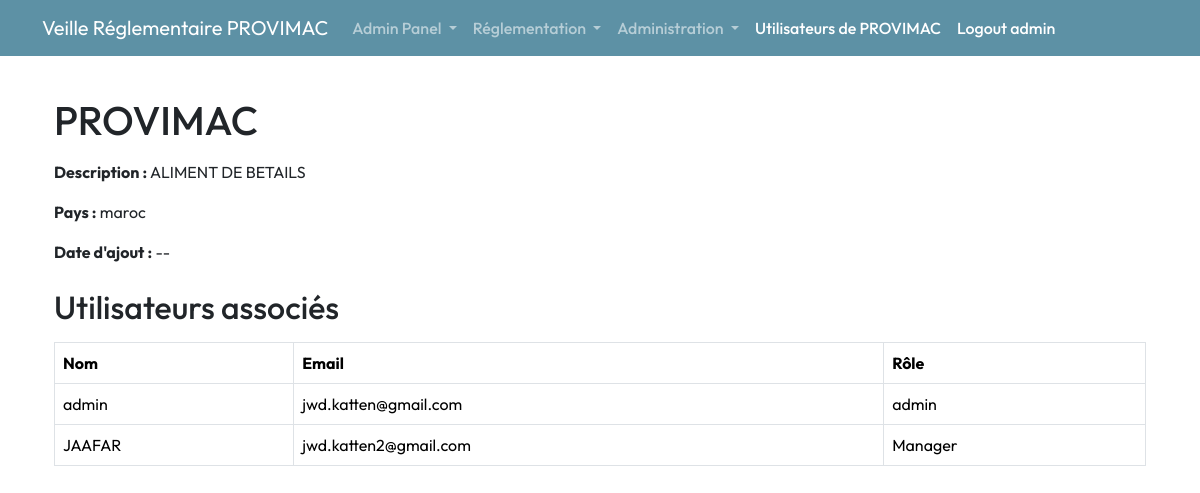
Before: /entreprise/1 (signed in) with the older database file.
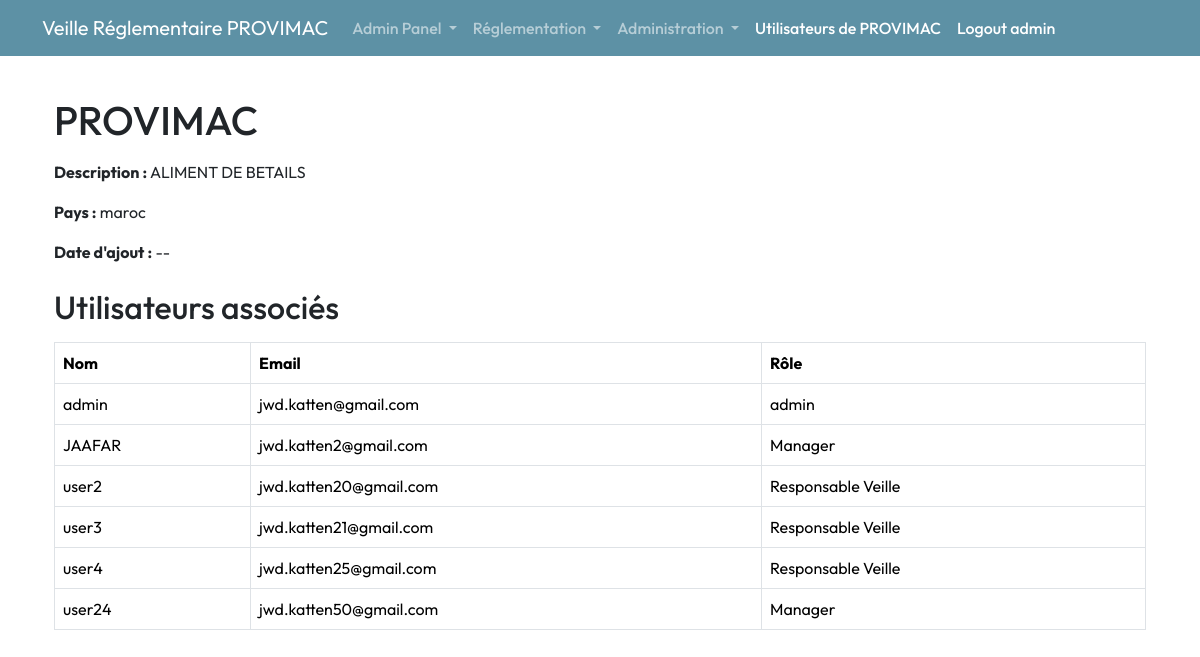
After: the same page with the newer database file.
### app/models.py (models this page shows, shortened)
class User(db.Model, UserMixin):
    __tablename__ = 'utilisateur'
    id = db.Column(db.Integer, primary_key=True)
    name = db.Column(db.String(50), nullable=False, unique=True)
    email = db.Column(db.String(120), unique=True, nullable=False)
    role = db.Column(db.Enum(RoleUtilisateur), nullable=False)
    password_hash = db.Column(db.String(128), nullable=False)
    entreprise_id = db.Column(db.Integer, db.ForeignKey('entreprise.id'), nullable=True)

### app/routes/reglement.py (the view)
@bp.route('/entreprise/<int:entreprise_id>', methods=['GET'])
@login_required
def afficher_entreprise(entreprise_id):
    entreprise = Entreprise.query.filter_by(id=entreprise_id).first_or_404()
    utilisateurs = User.query.filter_by(entreprise_id=entreprise.id).all()
    return render_template(
        'entreprise/afficher_entreprise.html',
        entreprise=entreprise,
        utilisateurs=utilisateurs
    )

### app/templates/entreprise/afficher_entreprise.html
{% extends "layout.html" %}
{% block content %}
<div class="container mt-4">
    <h1 class="mb-3">{{ entreprise.nom }}</h1>
    <p><strong>Description :</strong> {{ entreprise.description }}</p>
    <p><strong>Pays :</strong> {{ entreprise.pays }}</p>
    <p><strong>Date d'ajout :</strong>
        {{ entreprise.date_creation.strftime('%d/%m/%Y') if entreprise.date_creation else '--' }}
    </p>
    <h2 class="mt-4">Utilisateurs associés</h2>
    {% if utilisateurs %}
        <table class="table table-bordered mt-3">
            <thead>
                <tr>
                    <th>Nom</th>
                    <th>Email</th>
                    <th>Rôle</th>
                </tr>
            </thead>
            <tbody>
                {% for user in utilisateurs %}
                    <tr>
                        <td>{{ user.name }}</td>
                        <td>{{ user.email }}</td>
                        <td>{{ user.role.value}}</td>
                    </tr>
                {% endfor %}
            </tbody>
        </table>
    {% else %}
        <p>Aucun utilisateur n'est associé à cette entreprise.</p>
    {% endif %}
</div>
{% endblock %}

### app/templates/layout.html (shortened to what this page needs)
<!DOCTYPE html>
<html lang="en">
  <head>
    <link
      href="https://cdn.jsdelivr.net/npm/bootstrap@5.3.3/dist/css/bootstrap.min.css"
      rel="stylesheet"
 />
    <link rel="stylesheet"
      href="https://cdnjs.cloudflare.com/ajax/libs/font-awesome/6.0.0-beta3/css/all.min.css">
    <link rel="stylesheet"
      href="{{ url_for('static', filename='main.css') }}" />
    <link rel="stylesheet"
      href="https://cdnjs.cloudflare.com/ajax/libs/font-awesome/6.0.0-beta3/css/all.min.css">
  </head>
  <body>
    {% if current_user.is_authenticated %}
    <header class="site-header sticky-top">
      <nav class="navbar navbar-expand-lg navbar-dark">
        <div class="container">
          <a class="navbar-brand" href="/">Veille Réglementaire
            {{current_user.entreprise.nom}}</a>
          <div class="collapse navbar-collapse" id="navbarToggle">
            <ul class="navbar-nav me-auto mb-2 mb-lg-0">
              <li class="nav-item dropdown">
                <a
                  class="nav-link dropdown-toggle {{ 'active' if request.endpoint.startswith('ingredient.') else '' }}"
                  href="#" id="secteurDropdown" role="button"
                  data-bs-toggle="dropdown" aria-expanded="false">
                  Admin Panel
                </a>
                <li class="nav-item dropdown">
                  <a
                    class="nav-link dropdown-toggle {{ 'active' if request.endpoint.startswith('ingredient.') else '' }}"
                    href="#" id="ingredientDropdown" role="button"
                    data-bs-toggle="dropdown" aria-expanded="false">
                    Réglementation
                  </a>
                  <li class="nav-item dropdown">
                    <a
                      class="nav-link dropdown-toggle {{ 'active' if request.endpoint.startswith('ingredient.') else '' }}"
                      href="#" id=" entrepriseDropdown" role="button"
                      data-bs-toggle="dropdown" aria-expanded="false">
                      Administration
                    </a>
                  </li>
                  <li class="nav-item">
                    <a class="nav-link text-white"
                      href="{{ url_for('manager.liste_utilisateurs', entreprise_id=current_user.entreprise.id) }}">
                      Utilisateurs de {{ current_user.entreprise.nom }}
                    </a>
                  </li>
                  <li class="nav-item">
                    <a class="nav-link text-white"
                      href="{{ url_for('admin.logout') }}">Logout {{
                      current_user.role.value }}</a>
                  </li>
                </ul>
              </div>
            </div>
          </nav>
        </header>
        {% endif %}
        <div class="container mt-3">{% include 'main/flash_msg.html' %} {%
          block content %}{% endblock %}</div>
        <link
          href="https://cdnjs.cloudflare.com/ajax/libs/select2/4.0.13/css/select2.min.css"
          rel="stylesheet" />
      </body>
    </html>

Changed rows visible on the page:
added User: name "user2", email "jwd.katten20@gmail.com", role.value "Responsable Veille"
added User: name "user3", email "jwd.katten21@gmail.com", role.value "Responsable Veille"
added User: name "user4", email "jwd.katten25@gmail.com", role.value "Responsable Veille"
added User: name "user24", email "jwd.katten50@gmail.com", role.value "Manager"
